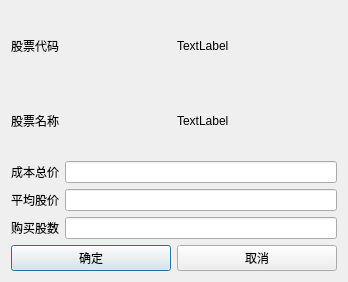
<?xml version="1.0" encoding="UTF-8"?>
<ui version="4.0">
 <class>updateMyGpDialog</class>
 <widget class="QDialog" name="updateMyGpDialog">
  <property name="geometry">
   <rect>
    <x>0</x>
    <y>0</y>
    <width>348</width>
    <height>282</height>
   </rect>
  </property>
  <property name="windowTitle">
   <string>Dialog</string>
  </property>
  <layout class="QVBoxLayout" name="verticalLayout">
   <item>
    <layout class="QVBoxLayout" name="stockView"/>
   </item>
   <item>
    <layout class="QHBoxLayout" name="horizontalLayout_5">
     <item>
      <widget class="QLabel" name="label">
       <property name="text">
        <string>股票代码</string>
       </property>
      </widget>
     </item>
     <item>
      <widget class="QLabel" name="codecLabel">
       <property name="text">
        <string>TextLabel</string>
       </property>
      </widget>
     </item>
    </layout>
   </item>
   <item>
    <layout class="QHBoxLayout" name="horizontalLayout_4">
     <item>
      <widget class="QLabel" name="label_2">
       <property name="text">
        <string>股票名称</string>
       </property>
      </widget>
     </item>
     <item>
      <widget class="QLabel" name="nameLabel">
       <property name="text">
        <string>TextLabel</string>
       </property>
      </widget>
     </item>
    </layout>
   </item>
   <item>
    <layout class="QHBoxLayout" name="horizontalLayout_2">
     <item>
      <widget class="QLabel" name="label_3">
       <property name="text">
        <string>成本总价</string>
       </property>
      </widget>
     </item>
     <item>
      <widget class="QLineEdit" name="totalEdit"/>
     </item>
    </layout>
   </item>
   <item>
    <layout class="QHBoxLayout" name="horizontalLayout_6">
     <item>
      <widget class="QLabel" name="label_5">
       <property name="text">
        <string>平均股价</string>
       </property>
      </widget>
     </item>
     <item>
      <widget class="QLineEdit" name="eveEdit"/>
     </item>
    </layout>
   </item>
   <item>
    <layout class="QHBoxLayout" name="horizontalLayout_3">
     <item>
      <widget class="QLabel" name="label_4">
       <property name="text">
        <string>购买股数</string>
       </property>
      </widget>
     </item>
     <item>
      <widget class="QLineEdit" name="numEdit"/>
     </item>
    </layout>
   </item>
   <item>
    <layout class="QHBoxLayout" name="horizontalLayout">
     <item>
      <widget class="QPushButton" name="okBtn">
       <property name="text">
        <string>确定</string>
       </property>
      </widget>
     </item>
     <item>
      <widget class="QPushButton" name="cancelBtn">
       <property name="text">
        <string>取消</string>
       </property>
      </widget>
     </item>
    </layout>
   </item>
  </layout>
 </widget>
 <resources/>
 <connections/>
</ui>
